Frame 1 (no input): blank canvas, image omitted
Frame 60 (no input): blank canvas, image omitted
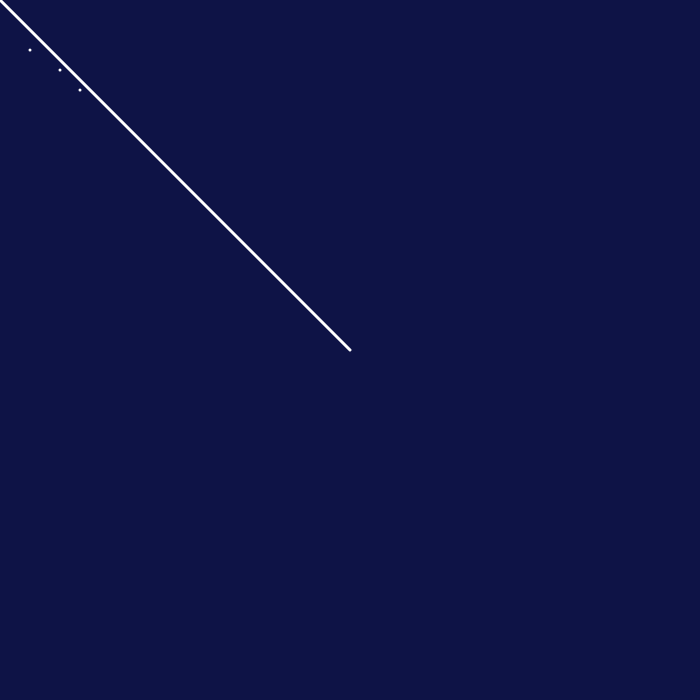
Frame 120 (the mouse pressed at the canvas centre since frame 60)

The p5.js sketch whose frames 1 and 60 were blank and that drew this single picture after the mouse press (run headless with seeded random() and noise() and a simulated clock; from frame 60 on, the mouse is pressed at the canvas centre):

// p5.js sketch
// ── sketch.js
let bigDipper
// let x1, y1, x2, y2;

function setup(){
  createCanvas(700, 700);
  bigDipper = new Constellation(30, 50, 60, 70, 80, 90);
}

//#region Draw
function draw() {
  background("#0E1346");
  bigDipper.draw();

  if (isDragging) {
    line(x1, y1, x2, y2);
  }

  x2 = mouseX;
  y2 = mouseY;
}
//#endregion

function drawLine(x, y){
	line(x, y, mouseX, mouseY)
}

let isDragging = false;
let x1, y1, x2, y2;

function mousePressed() {
  if (!isDragging) {
    x1 = pmouseX;
    y1 = pmouseY;
    isDragging = true;
  }

  else if (isDragging) {
	isDragging = false;
  }
}

class Constellation {
  constructor(x1, y1, x2, y2, x3, y3, x4, y4, x5, y5, x6, y6, x7, y7){
    this.v1 = [x1, y1];
    this.v2 = [x2, y2];
    this.v3 = [x3, y3];
	this.v4 = [x4, y4];
    this.v5 = [x5, y5];
    this.v6 = [x6, y6];
  }

  draw () {
	stroke("white");
	strokeWeight(3);
	beginShape(POINTS);
    vertex(this.v1[0], this.v1[1]);
    vertex(this.v2[0], this.v2[1]);
    vertex(this.v3[0], this.v3[1]);
	vertex(this.v4[0], this.v4[1]);
    vertex(this.v5[0], this.v5[1]);
    vertex(this.v6[0], this.v6[1]);
	endShape();
  }

  dragging(){
  }
}

/*
//#region Stars (Background)
class Star {
	constructor() {
		this.x = random(width);
		this.y = random(height);
		this.size = random(0.6, 2);
		this.t = random(0, TAU);
	}

	draw() {
		this.t += 0.05;
		var scale = this.size + sin(this.t) * 2;
		let opacity = this.size * 5;
		noStroke();

		// Highlight
		fill(200, 195, 255, opacity);
		ellipse(this.x, this.y, scale * 3, scale * 3);

		// Star
		fill(200, 195, 255, opacity * 10);
		ellipse(this.x, this.y, scale, scale);
	}
}

class bigStar {
	constructor() {
		this.x = random(width);
		this.y = random(height);
		this.size = random(1, 2.49);
		this.t = random(TAU);
	}

	draw() {
		this.t += 0.03;
		var scale = this.size + sin(this.t) / 4;
		let opacity = this.size * 12;
		noStroke();

		// Highlight
		fill(200, 195, 255, opacity);
		ellipse(this.x, this.y, scale * 3, scale * 3);

		// Star
		fill(200, 195, 255, opacity * 10);
		ellipse(this.x, this.y, scale, scale);
	}
}
//#endregion
*/
// ── style.css
html,
body {
  margin: 0;
  padding: 0;
  display: block;
  /*Hide scrollbars*/
  overflow: hidden;
  -webkit-user-select: none;
  /* Safari */
  -ms-user-select: none;
  /* IE 10 and IE 11 */
  user-select: none;
  /* Standard syntax */
}

canvas {
  display: flex;
}

:root {
  --Library-colour: rgba(44, 47, 105, 0.418);
  --Library-item-colour: #00063552;

  --detailed-window-colour: #030b40e4;
  --completed-window-colour: #030b40b9;

  --button-colour: #0009377c;
  --text-colour: #f0f0ff;
  --border-colour: #6164ff41;

  --green-button: hsl(140, 80%, 30%);
  --red-button: hsl(0, 80%, 30%);
}

button {
  position: block;
  margin: 20px;
  width: 80px;
  height: 80px;
  text-align: center;
  padding: 10px 6px;
  display: flex;
  background-color: var(--button-colour);
  border: double var(--border-colour) 3px;
  border-radius: 5px;
  color: var(--text-colour);
  font-size: 20px;
  cursor: pointer;
}

buttons {
  position: absolute;
}
button.libButton {
  top: 0px;
}

button.quizMenuButton {
  top: 100px;
}

button.quizNA {
  background-color: #030b40e4;
  opacity: 0.5;
}

button.helpButton {
  top: 200px;
}

quiz {
  background-color: var(--detailed-window-colour);
  position: absolute;
  display: none;
  margin: auto;
  margin-left: 25%;

  line-height: 0px;
  width: 900px;
  height: 700px;
  top: 15%;
  bottom: 20%;
  left: 1%;
  right: 1%;
  padding-top: 50px;

  font-size: 38px;
  font-weight: bold;
  color: var(--text-colour);
  text-transform: capitalize;

  text-align: center;

  border: double var(--border-colour) 3px;
  border-radius: 15px;
}

button.quizButton {
  background-color: var(--button-colour);
  font-size: 28px;
  width: 400px;
  height: 100px;
  display: inline;
}

button.nextQuestion {
  display: none;
  position: absolute;
  background-color: var(--button-colour);
  margin: auto;
  right: 1%;
  left: 1%;
  width: 175px;
  height: 60px;
  padding: 16px 20px;
  text-align: center;
}

quizDesc {
  display: block;
  margin: 48px;
  font-weight: bold;
}

quizNotAccessible {
  background-color: var(--detailed-window-colour);
  position: absolute;
  display: none;
  margin-left: 120px;

  width: 350px;
  height: 90px;
  top: 11.5%;
  bottom: 20%;
  padding-top: 10px;
  
  font-size: 24px;
  font-weight: bold;
  color: var(--text-colour);

  text-align: center;

  border: double var(--border-colour) 3px;
  border-radius: 15px;
}

hr {
  width: 300px;
  border: 3px double var(--border-colour);
  margin-top: 15px;
}

img.thumbnail {
  display: inline;
  width: 40px;
  height: 40px;
  padding: 0px 10px 0px;
  margin: 0;
}

button.closeDetailedWindow {
  display: block;
  margin: -3px 0px 0px 866px;
  width: 24px;
  height: 24px;
  text-align: center;
  padding: 0px 0px;

  color: var(--text-colour);

  text-decoration: none;
  font-size: 12px;
  display: absolute;
  cursor: pointer;
}

sidebar {
  width: 150px;
  position: absolute;
  top: 0%;
  height: 395px;
}

Library {
  width: 375px;
  background-color: var(--detailed-window-colour);
  position: absolute;
  top: -0.5%;
  left: -0.5%;
  height: 110%;
  display: none;
  color: var(--text-colour);
  font-size: 20px;
  border: 3px double #5558e13e;
}

LibraryTitle {
  display: block;
  text-align: center;
  margin: 30px 83px -16px;
  width: 300px;
  font-size: 30px;
}

LibraryItems {
  margin: 40px 80px;
  /*//--fix later*/
  display: block;
  cursor: pointer;
}

img {
  height: 300px;
  display: block;
  margin: auto;
  margin-top: 20px;
}

detailedWindows {
  background-color: var(--detailed-window-colour);
  position: absolute;
  display: none;
  margin: auto;
  margin-left: 25%;
  font-weight: bold;

  line-height: 0px;
  width: 900px;
  height: 800px;
  top: 15%;
  bottom: 20%;
  left: 1%;
  right: 1%;
  padding-top: 12px;

  font-size: 40px;
  color: var(--text-colour);

  text-align: center;

  border: double var(--border-colour) 3px;
  border-radius: 15px;
}

description {
  font-weight: normal;
  font-size: 24px;
  line-height: 125%;
  height: 295px;
  display: block;
  text-align: left;
  padding: 32px 24px;
  text-indent: 50px;
}

p {
  margin-block-start: 8px;
  margin-block-end: 8px;
}

completedWindow {
  background-color: var(--completed-window-colour);
  color: var(--text-colour);
  position: absolute;
  display: none;
  margin: auto;

  width: 700px;
  height: 24px;
  top: 93%;
  bottom: 20%;
  left: 1%;
  right: 1%;

  padding: 34px 24px;
  border-radius: 15px;
  border: double var(--border-colour) 3px;
  text-align: center;
  font-size: 24px;
}

button.navButton {
  display: block;
  width: 45px;
  height: 45px;
  color: var(--text-colour);

  text-decoration: none;
  font-size: 12px;
  right: 0%;
  margin-top: 13px;
  margin-left: 843px;
  cursor: pointer;
}

item {
  /*---fix later*/
  display: block;
  width: 220px;
  margin-bottom: 5px;
  padding: 5px 0px;
  height: 40px;
  border-radius: 10px;
  border: double 3px var(--border-colour);
  background-color: var(--Library-item-colour);
}

constNameLibrary {
  display: inline;
  vertical-align: 60%;
}

brightestStar {
  text-decoration: underline;
  font-weight: bold;
  cursor: pointer;
}

detailedWindow {
  display: none;
  margin-top: 15px;
}

dot {
  position: absolute;
  margin: auto;
  transform: translateX(-50%) translateY(-50%);
  height: 25px;
  width: 25px;
  background-color: rgba(209, 209, 255, 0.73);
  border-radius: 50%;
  display: none;
  animation: starGlowing 2s infinite;
}

@keyframes starGlowing {
  50% {
    background-color: rgba(192, 192, 255, 0.468);
    height: 18px;
    width: 18px;
  }
}

Aries {
  display: none;
}

Taurus {
  display: none;
}

Gemini {
  display: none;
}

Cancer {
  display: none;
}

Leo {
  display: none;
}

Virgo {
  display: none;
}

Libra {
  display: none;
}

Scorpius {
  display: none;
}

Sagittarius {
  display: none;
}

Capricornus {
  display: none;
}

Aquarius {
  display: none;
}

Pisces {
  display: none;
}
